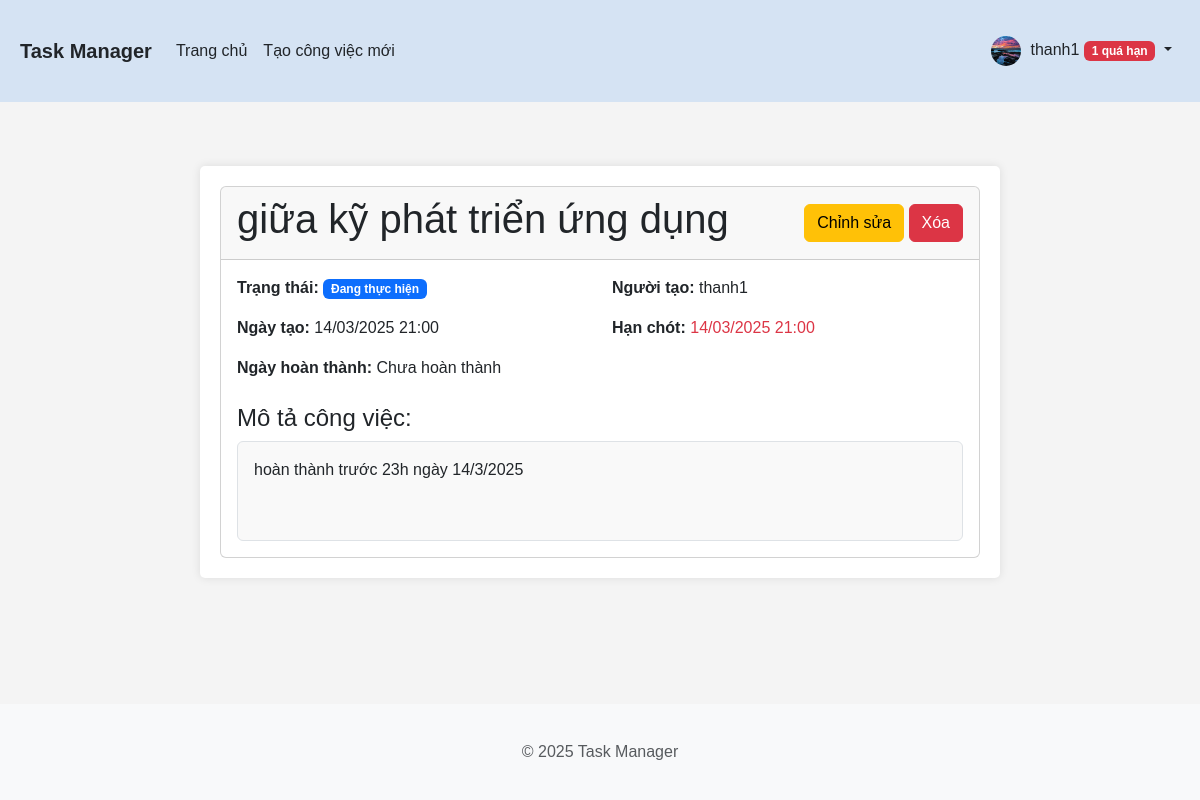
The page /view/2 (signed in) on the database as committed earlier.
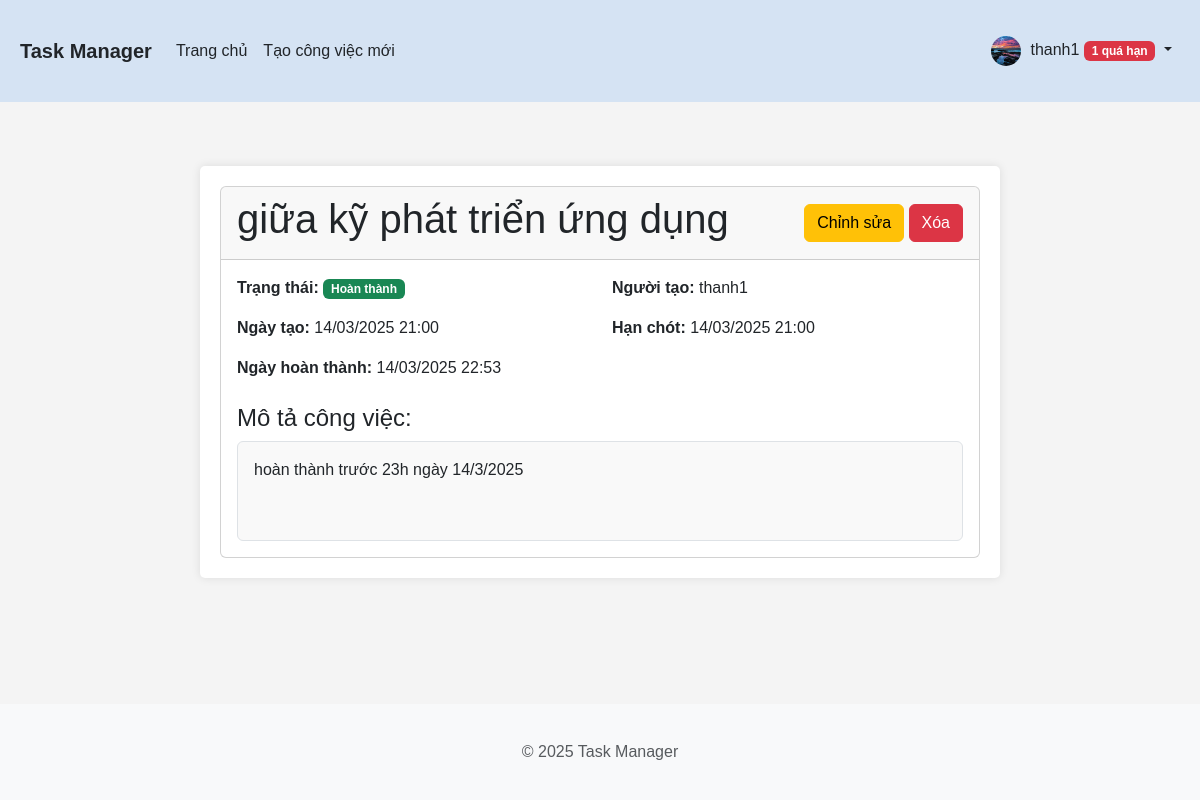
The same page on the database as committed later.
### app/models.py (models this page shows, shortened)
class Task(db.Model):
    id = db.Column(db.Integer, primary_key=True)
    title = db.Column(db.String(100), nullable=False)
    description = db.Column(db.Text)
    status = db.Column(db.String(20), default='pending')  # pending, in_progress, completed
    created = db.Column(db.DateTime, default=datetime.utcnow)
    deadline = db.Column(db.DateTime)
    finished = db.Column(db.DateTime)
    user_id = db.Column(db.Integer, db.ForeignKey('user.id'), nullable=False)
    def is_overdue(self):
        return not self.finished and self.deadline and self.deadline < datetime.utcnow()

### app/routes/tasks.py (the view)
@bp.route('/view/<int:task_id>')
@login_required
def view(task_id):
    task = Task.query.get_or_404(task_id)
    if not current_user.is_admin and task.user_id != current_user.id:
        flash('Bạn không có quyền xem công việc này.', 'danger')
        return redirect(url_for('tasks.index'))
    return render_template('tasks/view.html', title=task.title, task=task)

### app/__init__.py (called while the page is built)
def create_app(config_name='default'):
    app = Flask(__name__)
    app.config.from_object(config[config_name])
    db.init_app(app)
    migrate.init_app(app, db)
    login_manager.init_app(app)
    @app.template_filter('nl2br')
    def nl2br_filter(text):
        if text:
            return jinja2.utils.markupsafe.Markup(text.replace('\n', '<br>'))
        return ''
    from app.routes.auth import bp as auth_bp
    from app.routes.tasks import bp as tasks_bp
    app.register_blueprint(auth_bp)
    app.register_blueprint(tasks_bp)
    avatar_dir = os.path.join(app.static_folder, 'avatars')
    if not os.path.exists(avatar_dir):
        os.makedirs(avatar_dir)
    @login_manager.user_loader
    def load_user(user_id):
        from app.models import User
        return User.query.get(int(user_id))
    return app

### app/models.py (called while the page is built)
    @property
    def overdue_count(self):
        return Task.query.filter_by(user_id=self.id, finished=None).filter(
            Task.deadline < datetime.utcnow()).count()

### app/templates/tasks/view.html (shortened to what this page needs)
{% extends "base.html" %}
{% block content %}
    <div class="view-task-container">
        <div class="card">
            <div class="card-header d-flex justify-content-between align-items-center">
                <h1 class="card-title">{{ task.title }}</h1>
                <div>
                    <a href="{{ url_for('tasks.edit', task_id=task.id) }}" class="btn btn-warning">Chỉnh sửa</a>
                    <button class="btn btn-danger" data-bs-toggle="modal" data-bs-target="#deleteModal">Xóa</button>
                </div>
            </div>
            <div class="card-body">
                <div class="row mb-3">
                    <div class="col-md-6">
                        <strong>Trạng thái:</strong>
                        {% if task.status == 'pending' %}
                            <span class="badge bg-warning">Chờ xử lý</span>
                        {% elif task.status == 'in_progress' %}
                            <span class="badge bg-primary">Đang thực hiện</span>
                        {% elif task.status == 'completed' %}
                            <span class="badge bg-success">Hoàn thành</span>
                        {% endif %}
                    </div>
                    <div class="col-md-6">
                        <strong>Người tạo:</strong> {{ task.user.username }}
                    </div>
                </div>
                <div class="row mb-3">
                    <div class="col-md-6">
                        <strong>Ngày tạo:</strong> {{ task.created.strftime('%d/%m/%Y %H:%M') }}
                    </div>
                    <div class="col-md-6">
                        <strong>Hạn chót:</strong>
                        <span class="{% if task.is_overdue() %}text-danger{% endif %}">
                            {{ task.deadline.strftime('%d/%m/%Y %H:%M') if task.deadline else 'N/A' }}
                        </span>
                    </div>
                </div>
                <div class="row mb-3">
                    <div class="col-md-6">
                        <strong>Ngày hoàn thành:</strong> {{ task.finished.strftime('%d/%m/%Y %H:%M') if task.finished else 'Chưa hoàn thành' }}
                    </div>
                </div>
                <div class="mt-4">
                    <h4>Mô tả công việc:</h4>
                    <div class="description-box p-3 border rounded">
                        {% if task.description %}
                            {{ task.description|nl2br }}
                        {% else %}
                            <em>Không có mô tả</em>
                        {% endif %}
                    </div>
                </div>
            </div>
        </div>
    </div>
{% endblock %}

Rows that differ between the two databases and show on the page:
changed Task "giữa kỹ phát triển ứng dụng": status "in_progress" → "completed" (drawn); finished "Chưa hoàn thành" → "14/03/2025 22:53"
Other text that changed with them:
text no longer shown: "Đang thực hiện"
text now shown: "Hoàn thành"
